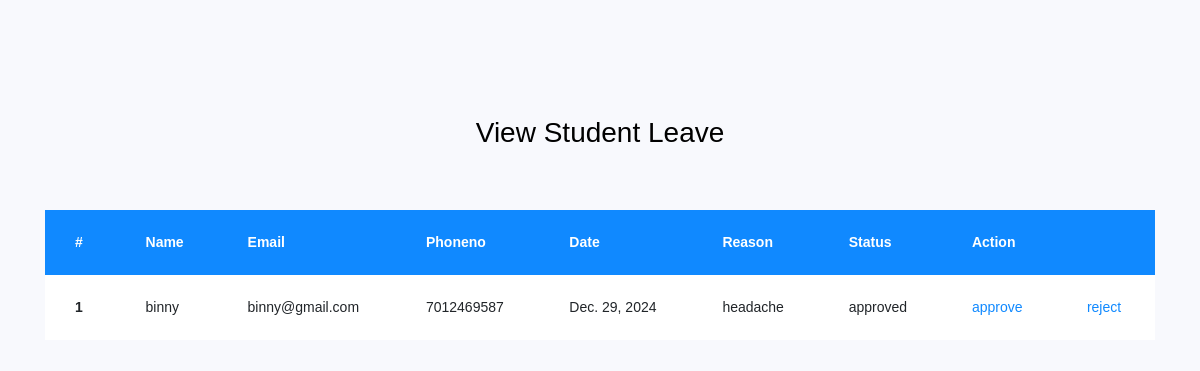
The app's page /viewstdleave/ with its own data.
### myapp/models.py (models this page shows, shortened)
class stdleave(models.Model):
    user=models.CharField(max_length=50,null=True)
    name=models.CharField(max_length=50)
    email=models.CharField(max_length=50)
    phoneno=models.CharField(max_length=50)
    date=models.DateField(max_length=50)
    reason=models.CharField(max_length=50)
    status=models.CharField(max_length=50,default='pending')

### myapp/views.py (the view)
# urls.py: path("viewstdleave/",views.viewstdleave),
def viewstdleave(request):
    stleave=stdleave.objects.filter()
    return render(request,"viewstudentleave.html",{'stleave':stleave})

### myapp/templates/viewstudentleave.html (shortened to what this page needs)
<!doctype html>
{% load static %}
<html lang="en">
  <head>
	<link rel="stylesheet" href="https://stackpath.bootstrapcdn.com/font-awesome/4.7.0/css/font-awesome.min.css">
	<link rel="stylesheet" href="{% static 'students/css/style.css' %}">
	</head>
	<body>
	<section class="ftco-section">
		<div class="container">
			<div class="row justify-content-center">
				<div class="col-md-6 text-center mb-5">
					<h2 class="heading-section">View Student Leave</h2>
				</div>
			</div>
			<div class="row">
				<div class="col-md-12">
					<div class="table-wrap">
						<table class="table">
						  <thead class="thead-primary">
						    <tr>
						      <th>#</th>
						      <th>Name</th>
								<th>Email</th>
						      <th>Phoneno</th>
						      <th>Date</th>
								<th>Reason</th>
						      <th>Status</th>
								<th>Action</th>
								<th></th>
						    </tr>
						  </thead>
						  <tbody>
						  {% for i in stleave %}
						    <tr>
						      <th scope="row">{{forloop.counter}}</th>
						      <td>{{i.name}}</td>
						      <td>{{i.email}}</td>
						      <td>{{i.phoneno}}</td>
								<td>{{i.date}}</td>
						      <td>{{i.reason}}</td>
								<td>{{i.status}}</td>
								<td><a href="/app_std/{{i.id}}/" >approve</a></td>
								<td><a href="/rej_std/{{i.id}}/" >reject</a></td>
						    </tr>
						    {% endfor %}
						  </tbody>
						</table>
					</div>
				</div>
			</div>
		</div>
	</section>
	</body>
</html>

### records on screen
stdleave: name "binny", email "binny@gmail.com", phoneno "7012469587", date "Dec. 29, 2024", reason "headache", status "approved"
